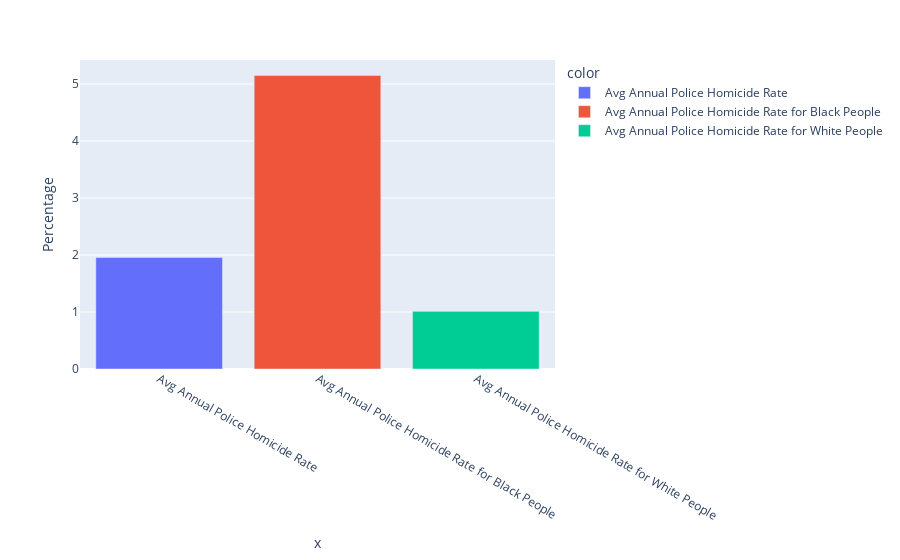

This figure's notebook cell:
### Markdown cell above
### Killings per million

### Code cell
# Filter for killings per million nationwide average
homicide_rate = pd_killings.iloc[-5,24:27].to_frame()
homicide_rate.columns = ["Percentage"]

# Plot graph
fig = px.bar(homicide_rate, 
             x=homicide_rate.index, 
             y=homicide_rate.Percentage, 
             color=homicide_rate.index,
            )
fig.show()

### Figure 1 — Plotly figure (JSON) as saved in the notebook; plotly's stock layout.template omitted (floating-point values rounded to 4 significant figures)
{"data": [{"alignmentgroup": "True", "hovertemplate": "color=Avg Annual Police Homicide Rate<br>x=%{x}<br>Percentage=%{y}<extra></extra>", "legendgroup": "Avg Annual Police Homicide Rate", "marker": {"color": "#636efa"}, "name": "Avg Annual Police Homicide Rate", "offsetgroup": "Avg Annual Police Homicide Rate", "orientation": "v", "showlegend": true, "textposition": "auto", "type": "bar", "x": ["Avg Annual Police Homicide Rate"], "xaxis": "x", "y": [1.957], "yaxis": "y"}, {"alignmentgroup": "True", "hovertemplate": "color=Avg Annual Police Homicide Rate for Black People<br>x=%{x}<br>Percentage=%{y}<extra></extra>", "legendgroup": "Avg Annual Police Homicide Rate for Black People", "marker": {"color": "#EF553B"}, "name": "Avg Annual Police Homicide Rate for Black People", "offsetgroup": "Avg Annual Police Homicide Rate for Black People", "orientation": "v", "showlegend": true, "textposition": "auto", "type": "bar", "x": ["Avg Annual Police Homicide Rate for Black People"], "xaxis": "x", "y": [5.15], "yaxis": "y"}, {"alignmentgroup": "True", "hovertemplate": "color=Avg Annual Police Homicide Rate for White People<br>x=%{x}<br>Percentage=%{y}<extra></extra>", "legendgroup": "Avg Annual Police Homicide Rate for White People", "marker": {"color": "#00cc96"}, "name": "Avg Annual Police Homicide Rate for White People", "offsetgroup": "Avg Annual Police Homicide Rate for White People", "orientation": "v", "showlegend": true, "textposition": "auto", "type": "bar", "x": ["Avg Annual Police Homicide Rate for White People"], "xaxis": "x", "y": [1.011], "yaxis": "y"}], "layout": {"barmode": "relative", "legend": {"title": {"text": "color"}, "tracegroupgap": 0}, "margin": {"t": 60}, "xaxis": {"anchor": "y", "domain": [0, 1], "title": {"text": "x"}}, "yaxis": {"anchor": "x", "domain": [0, 1], "title": {"text": "Percentage"}}}}
